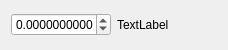
<?xml version="1.0" encoding="UTF-8"?>
<ui version="4.0">
 <class>InputField</class>
 <widget class="QWidget" name="InputField">
  <property name="geometry">
   <rect>
    <x>0</x>
    <y>0</y>
    <width>224</width>
    <height>50</height>
   </rect>
  </property>
  <property name="windowTitle">
   <string>Form</string>
  </property>
  <layout class="QHBoxLayout" name="horizontalLayout">
   <item>
    <widget class="QDoubleSpinBox" name="doubleSpinBox">
     <property name="minimumSize">
      <size>
       <width>100</width>
       <height>0</height>
      </size>
     </property>
     <property name="maximumSize">
      <size>
       <width>100</width>
       <height>16777215</height>
      </size>
     </property>
     <property name="decimals">
      <number>10</number>
     </property>
     <property name="minimum">
      <double>-99999999.000000000000000</double>
     </property>
     <property name="maximum">
      <double>99999999.000000000000000</double>
     </property>
     <property name="singleStep">
      <double>0.100000000000000</double>
     </property>
    </widget>
   </item>
   <item>
    <widget class="QLabel" name="label">
     <property name="minimumSize">
      <size>
       <width>100</width>
       <height>0</height>
      </size>
     </property>
     <property name="text">
      <string>TextLabel</string>
     </property>
    </widget>
   </item>
  </layout>
 </widget>
 <resources/>
 <connections/>
</ui>
